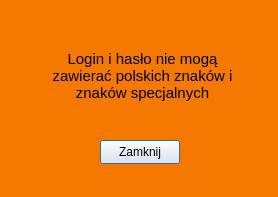
<?xml version="1.0" encoding="UTF-8"?>
<ui version="4.0">
 <class>InfoDialog</class>
 <widget class="QDialog" name="InfoDialog">
  <property name="geometry">
   <rect>
    <x>0</x>
    <y>0</y>
    <width>278</width>
    <height>197</height>
   </rect>
  </property>
  <property name="palette">
   <palette>
    <active>
     <colorrole role="Base">
      <brush brushstyle="SolidPattern">
       <color alpha="255">
        <red>255</red>
        <green>255</green>
        <blue>255</blue>
       </color>
      </brush>
     </colorrole>
     <colorrole role="Window">
      <brush brushstyle="SolidPattern">
       <color alpha="255">
        <red>245</red>
        <green>121</green>
        <blue>0</blue>
       </color>
      </brush>
     </colorrole>
    </active>
    <inactive>
     <colorrole role="Base">
      <brush brushstyle="SolidPattern">
       <color alpha="255">
        <red>255</red>
        <green>255</green>
        <blue>255</blue>
       </color>
      </brush>
     </colorrole>
     <colorrole role="Window">
      <brush brushstyle="SolidPattern">
       <color alpha="255">
        <red>245</red>
        <green>121</green>
        <blue>0</blue>
       </color>
      </brush>
     </colorrole>
    </inactive>
    <disabled>
     <colorrole role="Base">
      <brush brushstyle="SolidPattern">
       <color alpha="255">
        <red>245</red>
        <green>121</green>
        <blue>0</blue>
       </color>
      </brush>
     </colorrole>
     <colorrole role="Window">
      <brush brushstyle="SolidPattern">
       <color alpha="255">
        <red>245</red>
        <green>121</green>
        <blue>0</blue>
       </color>
      </brush>
     </colorrole>
    </disabled>
   </palette>
  </property>
  <property name="windowTitle">
   <string>Dialog</string>
  </property>
  <widget class="QPushButton" name="pushButton">
   <property name="geometry">
    <rect>
     <x>100</x>
     <y>140</y>
     <width>80</width>
     <height>24</height>
    </rect>
   </property>
   <property name="text">
    <string>Zamknij</string>
   </property>
  </widget>
  <widget class="QLabel" name="label">
   <property name="geometry">
    <rect>
     <x>37</x>
     <y>40</y>
     <width>211</width>
     <height>71</height>
    </rect>
   </property>
   <property name="font">
    <font>
     <pointsize>11</pointsize>
    </font>
   </property>
   <property name="text">
    <string>Login i hasło nie mogą zawierać polskich znaków i znaków specjalnych</string>
   </property>
   <property name="textFormat">
    <enum>Qt::AutoText</enum>
   </property>
   <property name="scaledContents">
    <bool>false</bool>
   </property>
   <property name="alignment">
    <set>Qt::AlignCenter</set>
   </property>
   <property name="wordWrap">
    <bool>true</bool>
   </property>
  </widget>
 </widget>
 <resources/>
 <connections/>
</ui>
